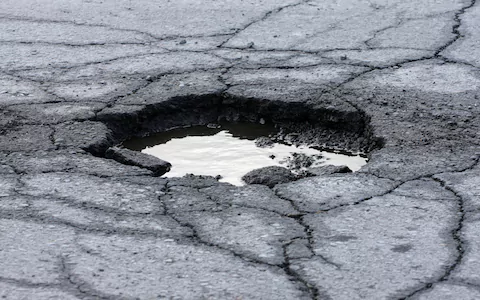
#> input picture img012.jpg, 480 x 300 px, given in place of the camera
$ python timepass.py   (older library calls are emulated)
#> lines starting #> are read from the running program, lines starting #| are printed output that depends on the picture; after the words box and inside, x2 and y2 are one past the last pixel; in counts of white or black regions, pixels touching at a corner belong together
#> further down, frame is the input picture: shape (300, 480, 3); mean B, G, R 148.9, 139.4, 134.9
import cv2
import numpy as np
from matplotlib import pyplot as plt
# [9 lines left out: function plt_show, not called in this run]
def image_resize(image, width=None, height=None, inter=cv2.INTER_AREA):
        # initialize the dimensions of the image to be resized and
        # grab the image size
#> called with width = 1080, height = 1080, inter = 3
        dim = None
        (h, w) = image.shape[:2]

        # if both the width and height are None, then return the
        # original image
        if width is None and height is None:
            return image

        # check to see if the width is None
        if width is None:
            # calculate the ratio of the height and construct the
            # dimensions
            r = height / float(h)
            dim = (int(w * r), height)

        # otherwise, the height is None
        else:
            # calculate the ratio of the width and construct the
            # dimensions
            r = width / float(w)
            dim = (width, int(h * r))

        # resize the image
        resized = cv2.resize(image, dim, interpolation=inter)

        # return the resized image
        return resized
kernel = np.ones((5,5),np.uint8)

cap = cv2.VideoCapture(0)

while(True):
    # Capture frame-by-frame
    ret, frame = cap.read()
    # read image and resize to 500x500
    img = frame
    img = image_resize(img, width=1080, height=1080)

    # convert to grayscale
    img_gray = cv2.cvtColor(img, cv2.COLOR_BGR2GRAY)

    # Median Blur to image
    img_median = cv2.medianBlur(img_gray, 5)

    # thresholding
    ret, otsu = cv2.threshold(img_gray, 0, 255, cv2.THRESH_BINARY + cv2.THRESH_OTSU)
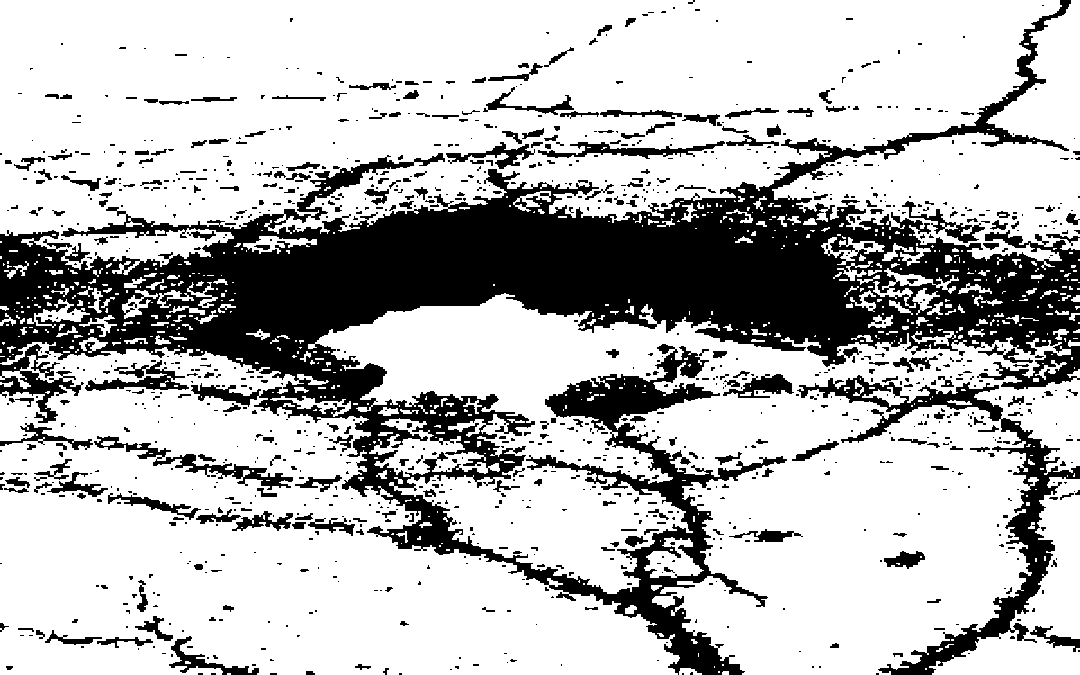
#> otsu: shape (675, 1080); 72.5% white; 1132 black regions (855 under 20 px), largest, box (x1, y1, x2, y2) and area: (0, 0, 1080, 675) 154988, (797, 375, 1080, 675) 10508, (0, 344, 84, 423) 2026
#> ret = 118

    # erosion dialtion closing
    erosion = cv2.erode(img_median, kernel, iterations=1)
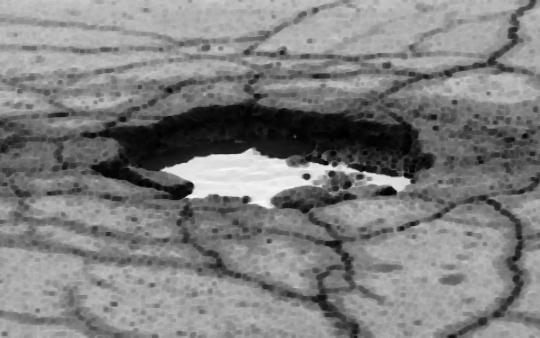
#> erosion: shape (675, 1080) (shown at 1/2 size); min 0, max 247, mean 127.3
    dilation = cv2.dilate(erosion, kernel, iterations=5)
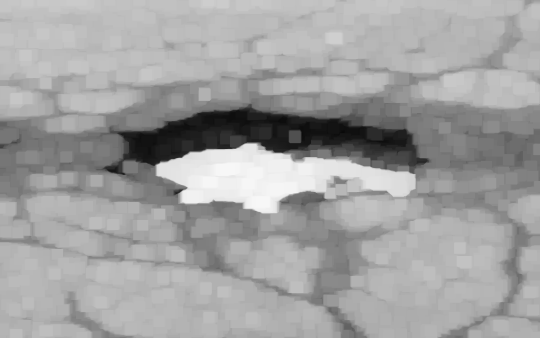
#> dilation: shape (675, 1080) (shown at 1/2 size); min 8, max 247, mean 160.8
    closing = cv2.morphologyEx(dilation, cv2.MORPH_CLOSE, kernel)

    edges = cv2.Canny(closing, 9, 220)
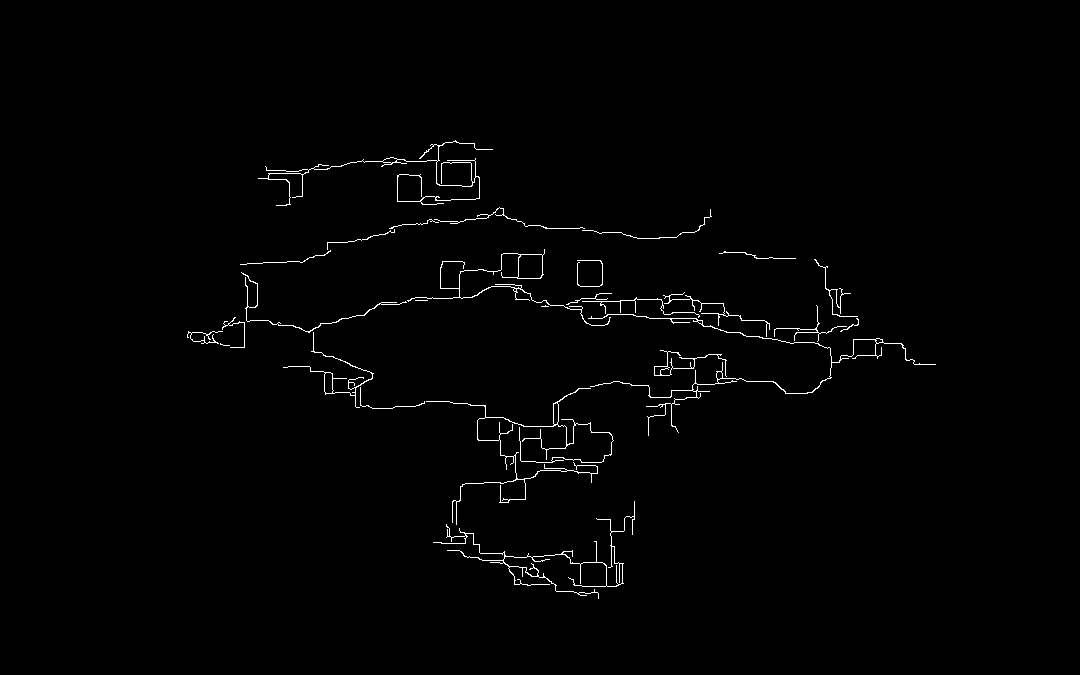
#> edges: shape (675, 1080); 1% white in thin lines or dots, all inside (x1, y1, x2, y2) = (187, 140, 936, 599)

    # contour
    img_contours, contours, hierarchy = cv2.findContours(edges, cv2.RETR_TREE, cv2.CHAIN_APPROX_NONE)
#> contours = 36 contours, 20 with area under 20; largest, box (x1, y1, x2, y2) and area: (407, 249, 611, 326) 624, (517, 254, 543, 279) 564, (283, 332, 374, 408) 196, (426, 388, 614, 525) 182, (588, 314, 936, 436) 174

    # approx ploy line
    # epsilon = 0.1 * cv2.arcLength(contours, True)
    # approx = cv2.approxPolyDP(contours, epsilon, True)

    # drawing all contours
    draw_contours = cv2.drawContours(img, contours, -1, (0, 255, 0), 3)
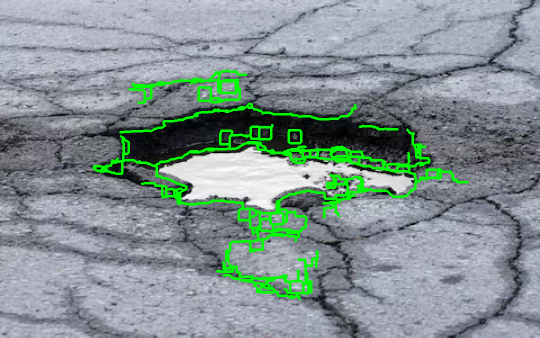
#> draw_contours: shape (675, 1080, 3) (shown at 1/2 size); mean B, G, R 144.8, 147.3, 131.2

    # draw ellipse around contour
    if len(contours) != 0:
        # find the biggest area
        c = max(contours, key=cv2.contourArea)
#> c = contour of 1061 points, box (x1, y1, x2, y2) (407, 249, 611, 326), area 624

        ellipse = cv2.fitEllipse(c)
#> ellipse = ((510.5, 294.3), (74.75, 161.6), 95.17)
        cv2.ellipse(img, ellipse, (0, 0, 255), 2)
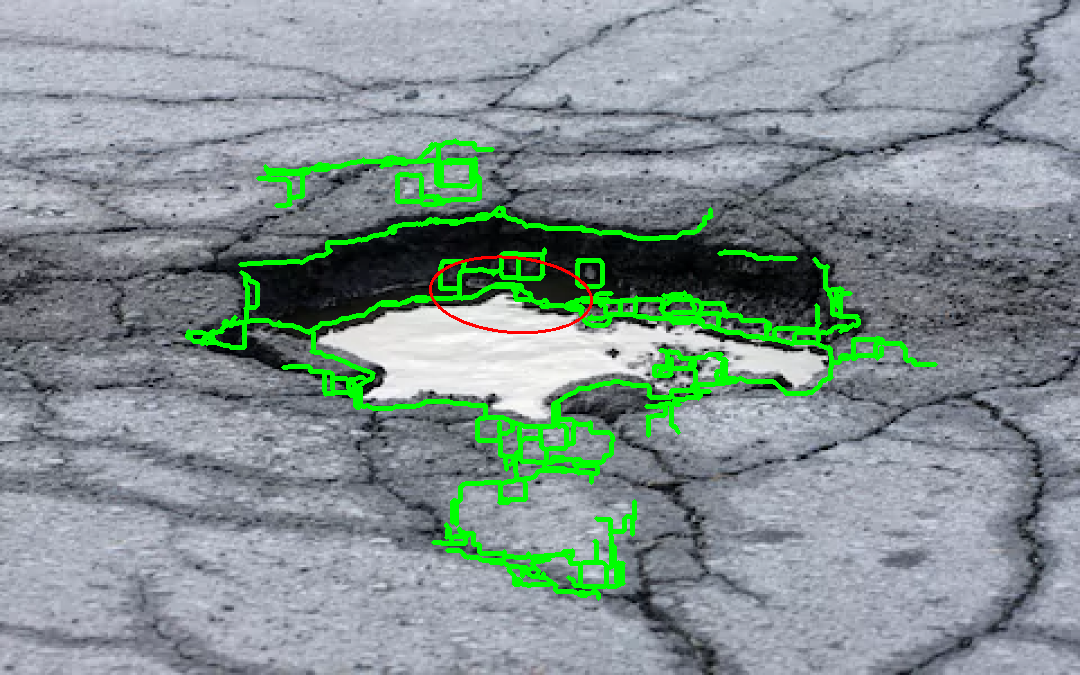
#> img: shape (675, 1080, 3); 0.16% of pixels changed, all inside (x1, y1, x2, y2) = (429, 255, 593, 334)

    cv2.imshow('frame', draw_contours)
    if cv2.waitKey(1) & 0xFF == ord('q'):
#> (key q is pressed here)
        break

# When everything done, release the capture
cap.release()
cv2.destroyAllWindows()

$ run again, on img013.jpg
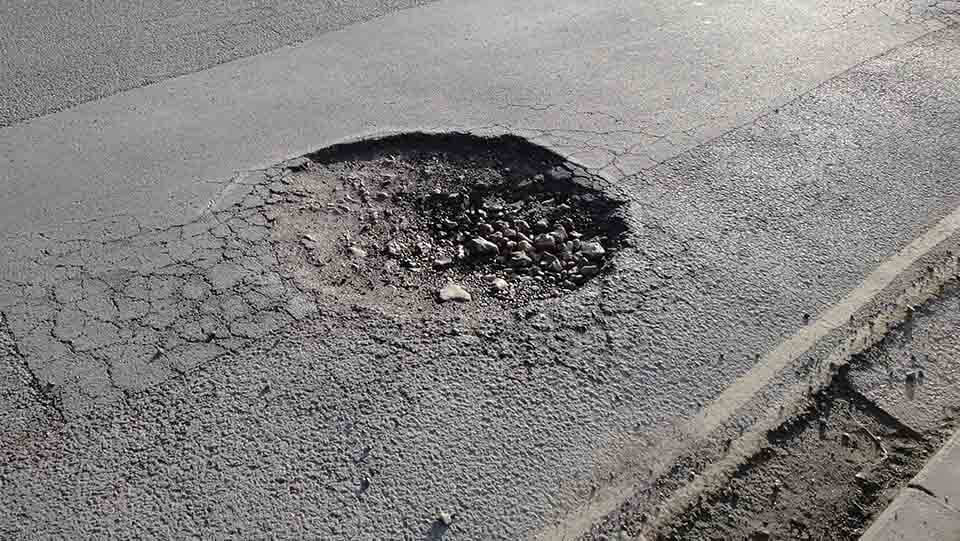
#> input picture img013.jpg, 960 x 541 px, given in place of the camera
#> frame is the input picture: shape (541, 960, 3); mean B, G, R 128.4, 129.5, 131.3
#> `ret, otsu = cv2.threshold(img_gray, 0, 255, cv2.THRESH_BINARY + cv2.TH..`:
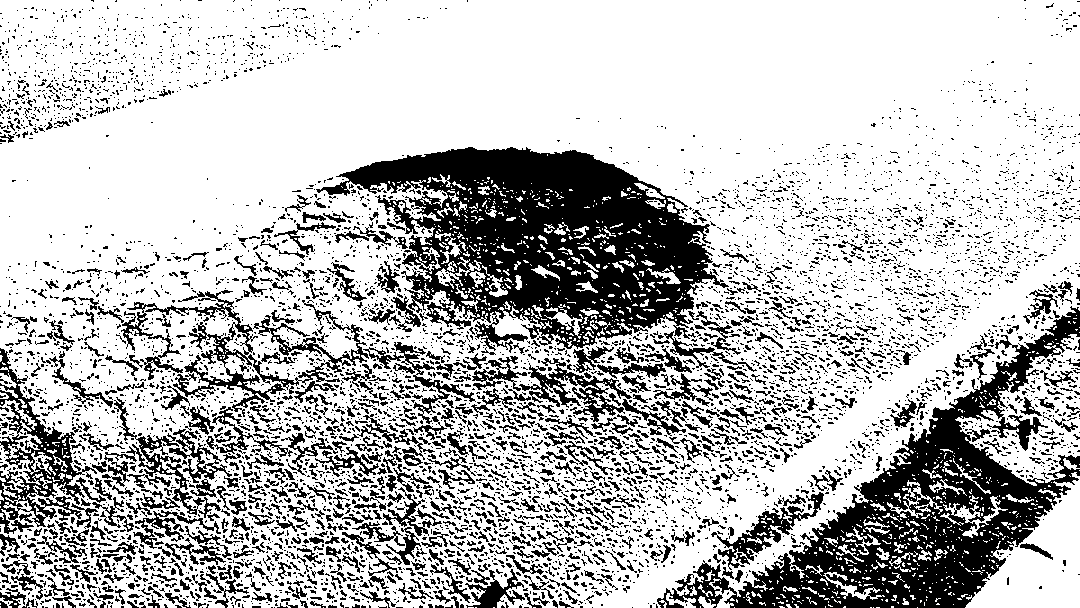
#> otsu: shape (608, 1080); 73.8% white; 6582 black regions (5762 under 20 px), largest, box (x1, y1, x2, y2) and area: (316, 147, 729, 353) 41483, (657, 306, 1080, 608) 32773, (121, 290, 369, 417) 5560
#> ret = 110
#> edges: shape (608, 1080); 1% white in thin lines or dots, all inside (x1, y1, x2, y2) = (211, 157, 1080, 608)
#> contours = 35 contours, 4 with area under 20; largest, box (x1, y1, x2, y2) and area: (211, 157, 731, 252) 3180, (211, 176, 299, 250) 2948, (457, 169, 619, 243) 1564, (536, 215, 595, 243) 1410, (391, 234, 574, 343) 800
#> c = contour of 1855 points, box (x1, y1, x2, y2) (211, 157, 731, 252), area 3180
#> ellipse = ((469.4, 215.6), (107.3, 468.2), 87.43)
#> `cv2.ellipse(img, ellipse, (0, 0, 255), 2)`:
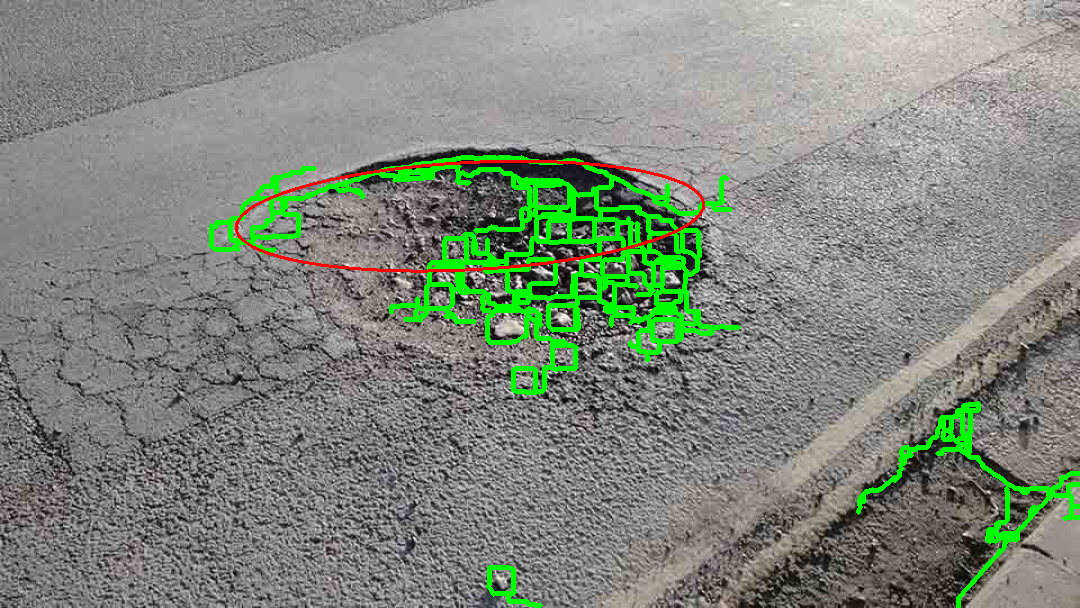
#> img: shape (608, 1080, 3); mean B, G, R 124.7, 136.9, 128.7

$ run again, on img023.jpg
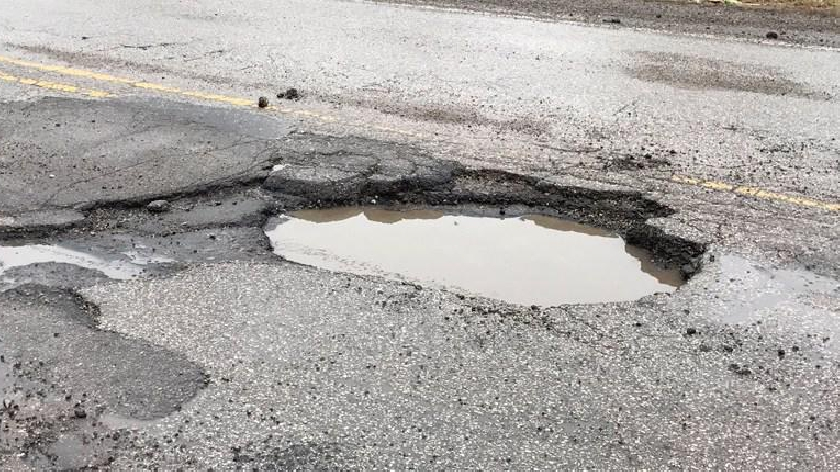
#> input picture img023.jpg, 840 x 472 px, given in place of the camera
#> frame is the input picture: shape (472, 840, 3); mean B, G, R 162.8, 165.5, 168.8
#> `ret, otsu = cv2.threshold(img_gray, 0, 255, cv2.THRESH_BINARY + cv2.TH..`:
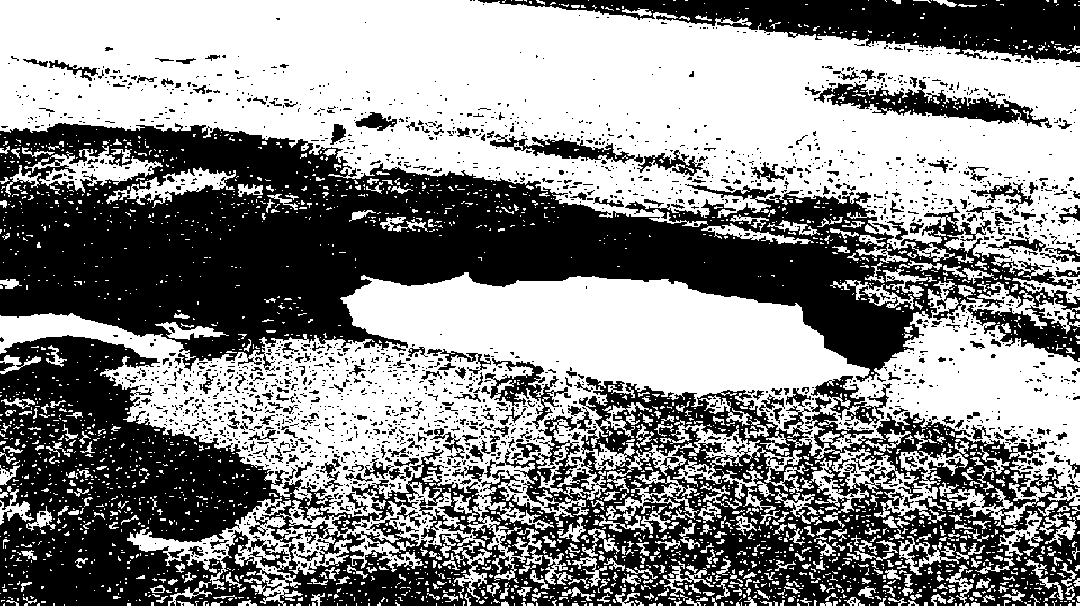
#> otsu: shape (606, 1080); 53.8% white; 2213 black regions (1921 under 20 px), largest, box (x1, y1, x2, y2) and area: (0, 335, 1080, 606) 127510, (0, 123, 1080, 382) 123529, (478, 0, 1080, 62) 17798
#> ret = 163
#> edges: shape (606, 1080); 1.4% white in thin lines or dots, all inside (x1, y1, x2, y2) = (0, 0, 1034, 450)
#> contours = 38 contours, 7 with area under 20; largest, box (x1, y1, x2, y2) and area: (798, 171, 1034, 351) 3012, (87, 265, 877, 450) 1672, (879, 263, 927, 308) 1118, (0, 242, 257, 303) 886, (113, 258, 190, 291) 788
#> c = contour of 2953 points, box (x1, y1, x2, y2) (798, 171, 1034, 351), area 3012
#> ellipse = ((914.5, 242.7), (151.5, 187), 68.13)
#> `cv2.ellipse(img, ellipse, (0, 0, 255), 2)`:
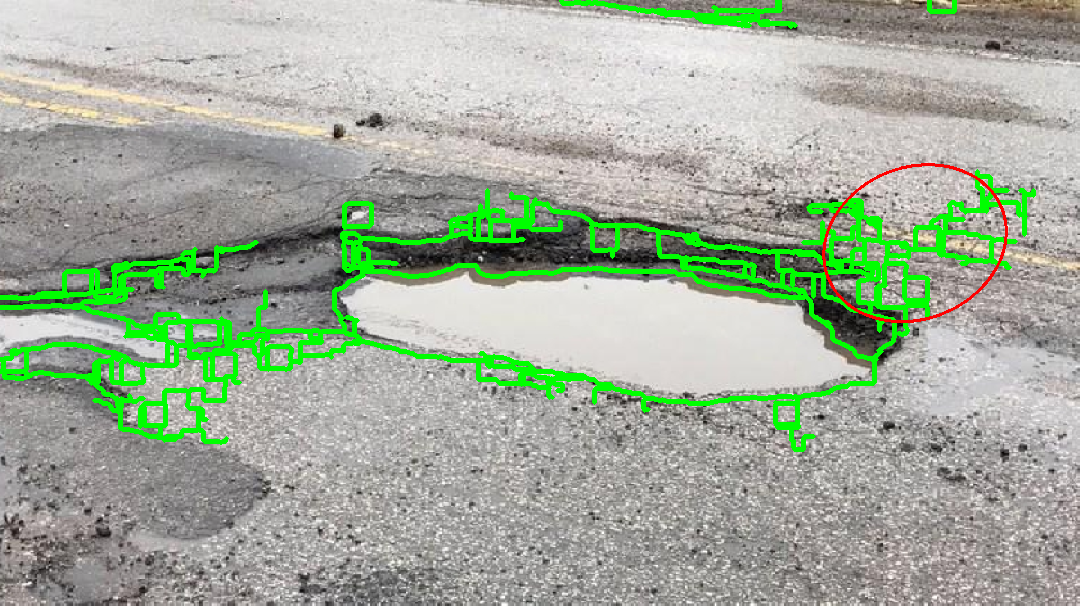
#> img: shape (606, 1080, 3); mean B, G, R 154.8, 173.3, 161
